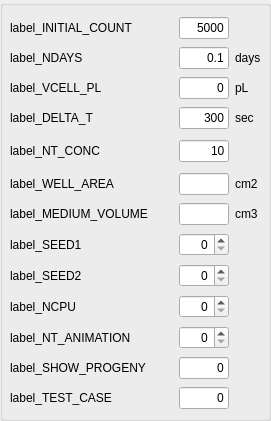
           <widget class="QGroupBox" name="groupBox_run1">
            <property name="geometry">
             <rect>
              <x>10</x>
              <y>20</y>
              <width>271</width>
              <height>421</height>
             </rect>
            </property>
            <property name="title">
             <string/>
            </property>
            <widget class="QWidget" name="layoutWidget">
             <property name="geometry">
              <rect>
               <x>10</x>
               <y>10</y>
               <width>251</width>
               <height>408</height>
              </rect>
             </property>
             <layout class="QGridLayout" name="gridLayout_GL4">
              <property name="verticalSpacing">
               <number>1</number>
              </property>
              <item row="0" column="1">
               <spacer name="horizontalSpacer_13">
                <property name="orientation">
                 <enum>Qt::Horizontal</enum>
                </property>
                <property name="sizeHint" stdset="0">
                 <size>
                  <width>40</width>
                  <height>13</height>
                 </size>
                </property>
               </spacer>
              </item>
              <item row="1" column="0">
               <widget class="QMyLabel" name="label_NDAYS">
                <property name="mouseTracking">
                 <bool>false</bool>
                </property>
                <property name="toolTip">
                 <string/>
                </property>
                <property name="text">
                 <string>label_NDAYS</string>
                </property>
                <property name="wordWrap">
                 <bool>false</bool>
                </property>
               </widget>
              </item>
              <item row="1" column="1">
               <spacer name="horizontalSpacer_29">
                <property name="orientation">
                 <enum>Qt::Horizontal</enum>
                </property>
                <property name="sizeHint" stdset="0">
                 <size>
                  <width>40</width>
                  <height>13</height>
                 </size>
                </property>
               </spacer>
              </item>
              <item row="11" column="0">
               <widget class="QMyLabel" name="label_SEED1">
                <property name="mouseTracking">
                 <bool>false</bool>
                </property>
                <property name="toolTip">
                 <string>seed vector for RNGs</string>
                </property>
                <property name="text">
                 <string>label_SEED1</string>
                </property>
                <property name="wordWrap">
                 <bool>false</bool>
                </property>
               </widget>
              </item>
              <item row="11" column="1">
               <spacer name="horizontalSpacer_30">
                <property name="orientation">
                 <enum>Qt::Horizontal</enum>
                </property>
                <property name="sizeHint" stdset="0">
                 <size>
                  <width>40</width>
                  <height>13</height>
                 </size>
                </property>
               </spacer>
              </item>
              <item row="11" column="2">
               <widget class="QSpinBox" name="spin_SEED1">
                <property name="maximumSize">
                 <size>
                  <width>50</width>
                  <height>16777215</height>
                 </size>
                </property>
                <property name="alignment">
                 <set>Qt::AlignRight|Qt::AlignTrailing|Qt::AlignVCenter</set>
                </property>
                <property name="maximum">
                 <number>999999999</number>
                </property>
               </widget>
              </item>
              <item row="12" column="0">
               <widget class="QMyLabel" name="label_SEED2">
                <property name="mouseTracking">
                 <bool>false</bool>
                </property>
                <property name="toolTip">
                 <string>seed vector for RNGs</string>
                </property>
                <property name="text">
                 <string>label_SEED2</string>
                </property>
                <property name="wordWrap">
                 <bool>false</bool>
                </property>
               </widget>
              </item>
              <item row="12" column="1">
               <spacer name="horizontalSpacer_31">
                <property name="orientation">
                 <enum>Qt::Horizontal</enum>
                </property>
                <property name="sizeHint" stdset="0">
                 <size>
                  <width>40</width>
                  <height>13</height>
                 </size>
                </property>
               </spacer>
              </item>
              <item row="12" column="2">
               <widget class="QSpinBox" name="spin_SEED2">
                <property name="maximumSize">
                 <size>
                  <width>50</width>
                  <height>16777215</height>
                 </size>
                </property>
                <property name="alignment">
                 <set>Qt::AlignRight|Qt::AlignTrailing|Qt::AlignVCenter</set>
                </property>
                <property name="maximum">
                 <number>999999999</number>
                </property>
               </widget>
              </item>
              <item row="1" column="2">
               <widget class="QLineEdit" name="line_NDAYS">
                <property name="maximumSize">
                 <size>
                  <width>50</width>
                  <height>16777215</height>
                 </size>
                </property>
                <property name="text">
                 <string>0.1</string>
                </property>
                <property name="alignment">
                 <set>Qt::AlignRight|Qt::AlignTrailing|Qt::AlignVCenter</set>
                </property>
               </widget>
              </item>
              <item row="14" column="0">
               <widget class="QMyLabel" name="label_NT_ANIMATION">
                <property name="toolTip">
                 <string>animation update interval</string>
                </property>
                <property name="text">
                 <string>label_NT_ANIMATION</string>
                </property>
               </widget>
              </item>
              <item row="14" column="1">
               <spacer name="horizontalSpacer_32">
                <property name="orientation">
                 <enum>Qt::Horizontal</enum>
                </property>
                <property name="sizeHint" stdset="0">
                 <size>
                  <width>40</width>
                  <height>13</height>
                 </size>
                </property>
               </spacer>
              </item>
              <item row="14" column="2">
               <widget class="QSpinBox" name="spin_NT_ANIMATION">
                <property name="maximumSize">
                 <size>
                  <width>50</width>
                  <height>16777215</height>
                 </size>
                </property>
                <property name="alignment">
                 <set>Qt::AlignRight|Qt::AlignTrailing|Qt::AlignVCenter</set>
                </property>
                <property name="maximum">
                 <number>999999999</number>
                </property>
               </widget>
              </item>
              <item row="1" column="3">
               <widget class="QLabel" name="units_NDAYS">
                <property name="text">
                 <string>days</string>
                </property>
               </widget>
              </item>
              <item row="13" column="0">
               <widget class="QMyLabel" name="label_NCPU">
                <property name="toolTip">
                 <string>animation update interval</string>
                </property>
                <property name="text">
                 <string>label_NCPU</string>
                </property>
               </widget>
              </item>
              <item row="13" column="1">
               <spacer name="horizontalSpacer_34">
                <property name="orientation">
                 <enum>Qt::Horizontal</enum>
                </property>
                <property name="sizeHint" stdset="0">
                 <size>
                  <width>40</width>
                  <height>13</height>
                 </size>
                </property>
               </spacer>
              </item>
              <item row="13" column="2">
               <widget class="QSpinBox" name="spin_NCPU">
                <property name="maximumSize">
                 <size>
                  <width>50</width>
                  <height>16777215</height>
                 </size>
                </property>
                <property name="alignment">
                 <set>Qt::AlignRight|Qt::AlignTrailing|Qt::AlignVCenter</set>
                </property>
                <property name="maximum">
                 <number>999999999</number>
                </property>
               </widget>
              </item>
              <item row="16" column="2">
               <widget class="QLineEdit" name="line_TEST_CASE">
                <property name="maximumSize">
                 <size>
                  <width>50</width>
                  <height>16777215</height>
                 </size>
                </property>
                <property name="text">
                 <string>0</string>
                </property>
                <property name="alignment">
                 <set>Qt::AlignRight|Qt::AlignTrailing|Qt::AlignVCenter</set>
                </property>
               </widget>
              </item>
              <item row="16" column="0">
               <widget class="QMyLabel" name="label_TEST_CASE">
                <property name="text">
                 <string>label_TEST_CASE</string>
                </property>
               </widget>
              </item>
              <item row="16" column="1">
               <spacer name="horizontalSpacer_33">
                <property name="orientation">
                 <enum>Qt::Horizontal</enum>
                </property>
                <property name="sizeHint" stdset="0">
                 <size>
                  <width>40</width>
                  <height>13</height>
                 </size>
                </property>
               </spacer>
              </item>
              <item row="0" column="0">
               <widget class="QMyLabel" name="label_INITIAL_COUNT">
                <property name="text">
                 <string>label_INITIAL_COUNT</string>
                </property>
               </widget>
              </item>
              <item row="0" column="2">
               <widget class="QLineEdit" name="line_INITIAL_COUNT">
                <property name="maximumSize">
                 <size>
                  <width>50</width>
                  <height>16777215</height>
                 </size>
                </property>
                <property name="text">
                 <string>5000</string>
                </property>
                <property name="alignment">
                 <set>Qt::AlignRight|Qt::AlignTrailing|Qt::AlignVCenter</set>
                </property>
               </widget>
              </item>
              <item row="3" column="0">
               <widget class="QMyLabel" name="label_DELTA_T">
                <property name="text">
                 <string>label_DELTA_T</string>
                </property>
               </widget>
              </item>
              <item row="3" column="1">
               <spacer name="horizontalSpacer_35">
                <property name="orientation">
                 <enum>Qt::Horizontal</enum>
                </property>
                <property name="sizeHint" stdset="0">
                 <size>
                  <width>40</width>
                  <height>13</height>
                 </size>
                </property>
               </spacer>
              </item>
              <item row="3" column="2">
               <widget class="QLineEdit" name="line_DELTA_T">
                <property name="maximumSize">
                 <size>
                  <width>50</width>
                  <height>16777215</height>
                 </size>
                </property>
                <property name="text">
                 <string>300</string>
                </property>
                <property name="alignment">
                 <set>Qt::AlignRight|Qt::AlignTrailing|Qt::AlignVCenter</set>
                </property>
               </widget>
              </item>
              <item row="4" column="0">
               <widget class="QMyLabel" name="label_NT_CONC">
                <property name="text">
                 <string>label_NT_CONC</string>
                </property>
               </widget>
              </item>
              <item row="4" column="1">
               <spacer name="horizontalSpacer_36">
                <property name="orientation">
                 <enum>Qt::Horizontal</enum>
                </property>
                <property name="sizeHint" stdset="0">
                 <size>
                  <width>13</width>
                  <height>28</height>
                 </size>
                </property>
               </spacer>
              </item>
              <item row="4" column="2">
               <widget class="QLineEdit" name="line_NT_CONC">
                <property name="maximumSize">
                 <size>
                  <width>50</width>
                  <height>16777215</height>
                 </size>
                </property>
                <property name="text">
                 <string>10</string>
                </property>
                <property name="alignment">
                 <set>Qt::AlignRight|Qt::AlignTrailing|Qt::AlignVCenter</set>
                </property>
               </widget>
              </item>
              <item row="5" column="0">
               <widget class="QMyLabel" name="label_WELL_AREA">
                <property name="text">
                 <string>label_WELL_AREA</string>
                </property>
               </widget>
              </item>
              <item row="5" column="1">
               <spacer name="horizontalSpacer_37">
                <property name="orientation">
                 <enum>Qt::Horizontal</enum>
                </property>
                <property name="sizeHint" stdset="0">
                 <size>
                  <width>40</width>
                  <height>13</height>
                 </size>
                </property>
               </spacer>
              </item>
              <item row="5" column="2">
               <widget class="QLineEdit" name="line_WELL_AREA">
                <property name="maximumSize">
                 <size>
                  <width>50</width>
                  <height>16777215</height>
                 </size>
                </property>
                <property name="alignment">
                 <set>Qt::AlignRight|Qt::AlignTrailing|Qt::AlignVCenter</set>
                </property>
               </widget>
              </item>
              <item row="3" column="3">
               <widget class="QLabel" name="units_DELTA_T">
                <property name="text">
                 <string>sec</string>
                </property>
               </widget>
              </item>
              <item row="6" column="1">
               <spacer name="horizontalSpacer_43">
                <property name="orientation">
                 <enum>Qt::Horizontal</enum>
                </property>
                <property name="sizeHint" stdset="0">
                 <size>
                  <width>40</width>
                  <height>13</height>
                 </size>
                </property>
               </spacer>
              </item>
              <item row="6" column="0">
               <widget class="QMyLabel" name="label_MEDIUM_VOLUME">
                <property name="text">
                 <string>label_MEDIUM_VOLUME</string>
                </property>
               </widget>
              </item>
              <item row="6" column="2">
               <widget class="QLineEdit" name="line_MEDIUM_VOLUME">
                <property name="maximumSize">
                 <size>
                  <width>50</width>
                  <height>16777215</height>
                 </size>
                </property>
                <property name="alignment">
                 <set>Qt::AlignRight|Qt::AlignTrailing|Qt::AlignVCenter</set>
                </property>
               </widget>
              </item>
              <item row="6" column="3">
               <widget class="QLabel" name="units_MEDIUM_VOLUME">
                <property name="text">
                 <string>cm3</string>
                </property>
               </widget>
              </item>
              <item row="15" column="0">
               <widget class="QMyLabel" name="label_SHOW_PROGENY">
                <property name="text">
                 <string>label_SHOW_PROGENY</string>
                </property>
               </widget>
              </item>
              <item row="15" column="1">
               <spacer name="horizontalSpacer_46">
                <property name="orientation">
                 <enum>Qt::Horizontal</enum>
                </property>
                <property name="sizeHint" stdset="0">
                 <size>
                  <width>40</width>
                  <height>13</height>
                 </size>
                </property>
               </spacer>
              </item>
              <item row="15" column="2">
               <widget class="QLineEdit" name="line_SHOW_PROGENY">
                <property name="maximumSize">
                 <size>
                  <width>50</width>
                  <height>16777215</height>
                 </size>
                </property>
                <property name="text">
                 <string>0</string>
                </property>
                <property name="alignment">
                 <set>Qt::AlignRight|Qt::AlignTrailing|Qt::AlignVCenter</set>
                </property>
               </widget>
              </item>
              <item row="2" column="0">
               <widget class="QMyLabel" name="label_VCELL_PL">
                <property name="text">
                 <string>label_VCELL_PL</string>
                </property>
               </widget>
              </item>
              <item row="2" column="1">
               <spacer name="horizontalSpacer_49">
                <property name="orientation">
                 <enum>Qt::Horizontal</enum>
                </property>
                <property name="sizeHint" stdset="0">
                 <size>
                  <width>40</width>
                  <height>13</height>
                 </size>
                </property>
               </spacer>
              </item>
              <item row="2" column="2">
               <widget class="QLineEdit" name="line_VCELL_PL">
                <property name="maximumSize">
                 <size>
                  <width>50</width>
                  <height>16777215</height>
                 </size>
                </property>
                <property name="text">
                 <string>0</string>
                </property>
                <property name="alignment">
                 <set>Qt::AlignRight|Qt::AlignTrailing|Qt::AlignVCenter</set>
                </property>
               </widget>
              </item>
              <item row="2" column="3">
               <widget class="QLabel" name="alabel_diamlimit">
                <property name="text">
                 <string>pL</string>
                </property>
               </widget>
              </item>
              <item row="5" column="3">
               <widget class="QLabel" name="alabel_cm2">
                <property name="text">
                 <string>cm2</string>
                </property>
               </widget>
              </item>
             </layout>
            </widget>
           </widget>
